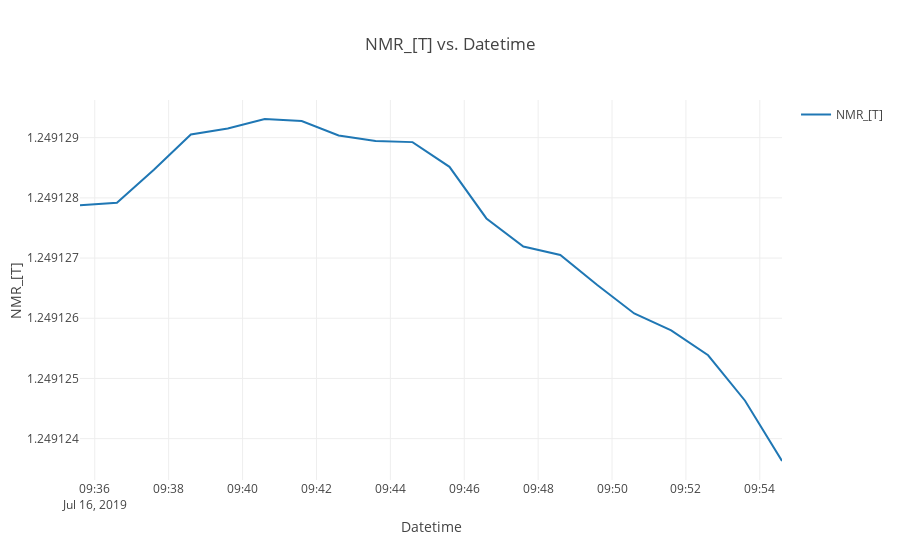

Write notebook code for a chart like this one.
### Code cell
scatter2d(df_temp.index,df_temp["NMR_[T]"],inline=True);

### Figure 1 — Plotly figure (JSON) as saved in the notebook; plotly's stock layout.template omitted (floating-point values rounded to 4 significant figures)
{"data": [{"marker": {"size": 2}, "mode": "lines", "name": "NMR_[T]", "type": "scatter", "uid": "93b5b30e-5f9d-4f6b-8dbc-30e9ea8d354a", "x": ["2019-07-16 09:35:36", "2019-07-16 09:36:36", "2019-07-16 09:37:36", "2019-07-16 09:38:36", "2019-07-16 09:39:36", "2019-07-16 09:40:36", "2019-07-16 09:41:36", "2019-07-16 09:42:36", "2019-07-16 09:43:36", "2019-07-16 09:44:36", "2019-07-16 09:45:36", "2019-07-16 09:46:36", "2019-07-16 09:47:36", "2019-07-16 09:48:36", "2019-07-16 09:49:36", "2019-07-16 09:50:36", "2019-07-16 09:51:36", "2019-07-16 09:52:36", "2019-07-16 09:53:36", "2019-07-16 09:54:36"], "y": [1.249, 1.249, 1.249, 1.249, 1.249, 1.249, 1.249, 1.249, 1.249, 1.249, 1.249, 1.249, 1.249, 1.249, 1.249, 1.249, 1.249, 1.249, 1.249, 1.249]}], "layout": {"showlegend": true, "title": "NMR_[T] vs. Datetime", "xaxis": {"title": "Datetime"}, "yaxis": {"title": "NMR_[T]"}}}
